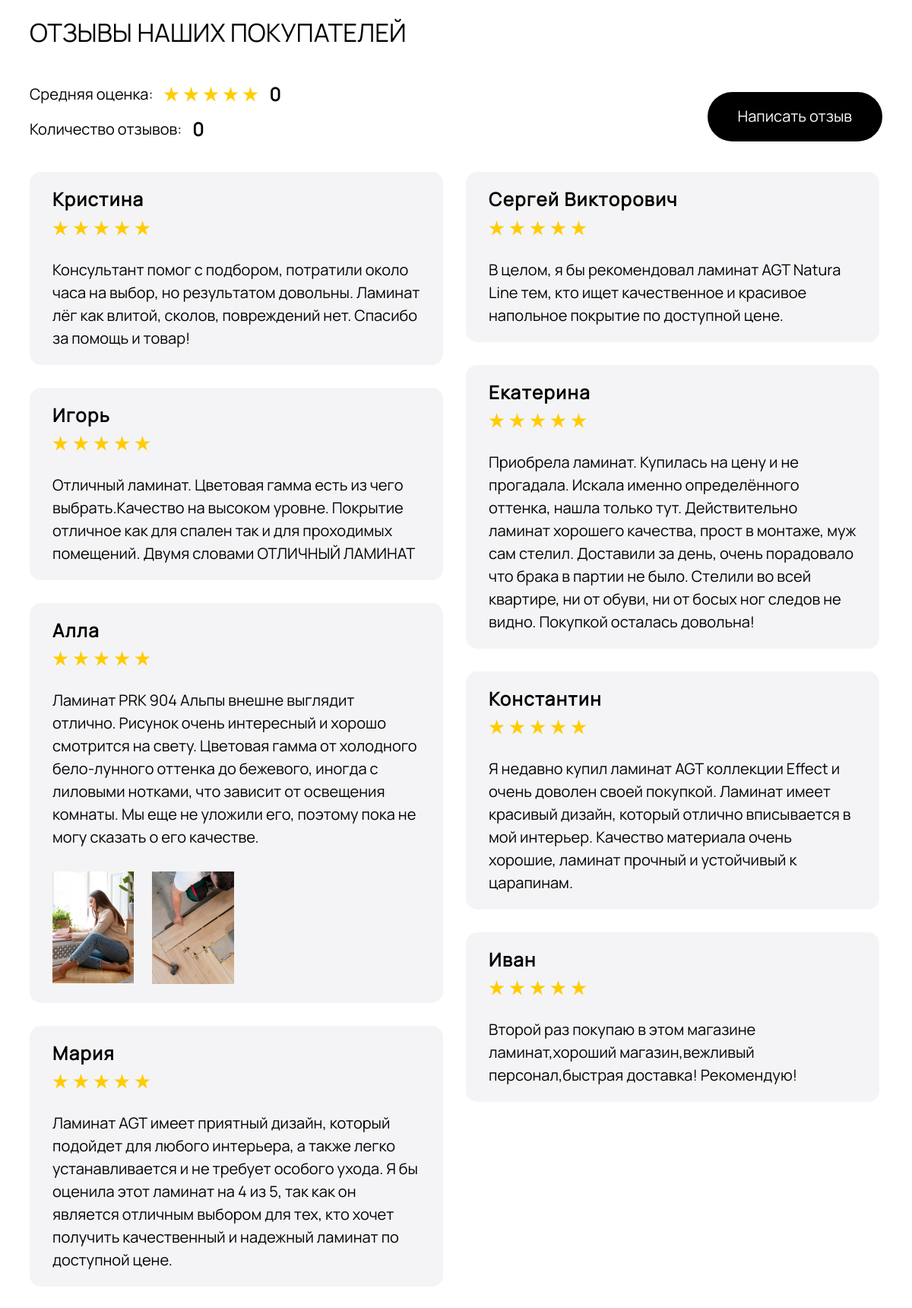
The page / on the database its author committed.
### tables this page shows
CREATE TABLE `users_reviews` (
  `id` int NOT NULL,
  `name` varchar(255) NOT NULL,
  `review` text NOT NULL,
  `rating` int NOT NULL,
  `files` text,
  `created_at` timestamp NOT NULL DEFAULT CURRENT_TIMESTAMP
);

### index.php (the view, shortened to what this page needs)
<!DOCTYPE html>
<html>
	<head>
		<link href="./css/styles.css" rel="stylesheet">
	</head>
	<body>
		<content>
			<main>
				<div id="titleBlock">
					<h2>Отзывы наших покупателей</h2>
				</div>
				<div id="reviewsContainer">
					<div id="reviewsInfo">
						<div id="ratingBlock">
							<span>Средняя оценка:</span>
							<div id="ratingContent">
								<div id="starsContainer">
									<svg xmlns="http://www.w3.org/2000/svg" viewBox="0 0 24 24" fill="#ffcc00">
										<path d="M19.467,23.316,12,17.828,4.533,23.316,7.4,14.453-.063,9H9.151L12,.122,14.849,9h9.213L16.6,14.453Z" />
									</svg>
									<svg xmlns="http://www.w3.org/2000/svg" viewBox="0 0 24 24" fill="#ffcc00">
										<path d="M19.467,23.316,12,17.828,4.533,23.316,7.4,14.453-.063,9H9.151L12,.122,14.849,9h9.213L16.6,14.453Z" />
									</svg>
									<svg xmlns="http://www.w3.org/2000/svg" viewBox="0 0 24 24" fill="#ffcc00">
										<path d="M19.467,23.316,12,17.828,4.533,23.316,7.4,14.453-.063,9H9.151L12,.122,14.849,9h9.213L16.6,14.453Z" />
									</svg>
									<svg xmlns="http://www.w3.org/2000/svg" viewBox="0 0 24 24" fill="#ffcc00">
										<path d="M19.467,23.316,12,17.828,4.533,23.316,7.4,14.453-.063,9H9.151L12,.122,14.849,9h9.213L16.6,14.453Z" />
									</svg>
									<svg xmlns="http://www.w3.org/2000/svg" viewBox="0 0 24 24" fill="#ffcc00">
										<path d="M19.467,23.316,12,17.828,4.533,23.316,7.4,14.453-.063,9H9.151L12,.122,14.849,9h9.213L16.6,14.453Z" />
									</svg>
								</div>
								<h3 id="averageRating">0</h3>
							</div>
						</div>
						<div id="quantity">
							<span id="reviewsCount">Количество отзывов:</span>
							<span id="reviewCountSpan">0</span>
						</div>
					</div>
					<button id="openModal">Написать отзыв</button>
				</div>
				<div id="reviews">
					<?php
						require 'connect.php';
						$sql = "SELECT name, review, rating, files FROM users_reviews";
						$result = $conn->query($sql);
						$reviews_html = '';
						if ($result->num_rows > 0) {
							while ($row = $result->fetch_assoc()) {
								$image_paths = explode(',', $row['files']);
								$stars_html = '';
								for ($i = 0; $i < 5; $i++) {
									if ($i < $row['rating']) {
										$stars_html .= '<svg xmlns="http://www.w3.org/2000/svg" viewBox="0 0 24 24" fill="#ffcc00">
											<path d="M19.467,23.316,12,17.828,4.533,23.316,7.4,14.453-.063,9H9.151L12,.122,14.849,9h9.213L16.6,14.453Z" />
										</svg>';
									} else {
										$stars_html .= '<svg xmlns="http://www.w3.org/2000/svg" viewBox="0 0 24 24" fill="#d3d3d3">
											<path d="M19.467,23.316,12,17.828,4.533,23.316,7.4,14.453-.063,9H9.151L12,.122,14.849,9h9.213L16.6,14.453Z" />
										</svg>';
									}
								}
								$reviews_html .= '
									<div class="review">
										<div class="name-review">
											<h4>' . htmlspecialchars($row['name']) . '</h4>
											<div class="stars-review">' . $stars_html . '</div>
										</div>
										<div class="text-review">
											<p>' . htmlspecialchars($row['review']) . '</p>
										</div>';
								if (!empty($image_paths) && count($image_paths) > 0 && !empty($image_paths[0])) {
									$i = 1;
									$reviews_html .= '<div class="imgs">';
									foreach ($image_paths as $image) {
										$image_path = "./../php/img/" . htmlspecialchars($image);
										$reviews_html .= '<div class="img-review"><img src="' . $image_path . '" alt="'.$i.'-е фото с отзывом"></div>';
										$i++;
									}
									$reviews_html .= '</div>';
								}
								$reviews_html .= '</div>';
							}
						} else {
							$reviews_html = '<p>Нет отзывов</p>';
						}
						echo $reviews_html;
					?>
				</div>
			</main>
		</content>
	</body>
</html>

### css/styles.css (style rules this page uses)
body { font-family: 'Manrope', sans-serif; margin: 0; padding: 0; }
#titleBlock h2 { margin: 30px 50px; font-size: 46px; font-weight: 600; line-height: 59.8px; text-transform: uppercase; }
#reviewsInfo { display: flex; flex-direction: column; gap: 12px; }
#ratingBlock { display: flex; align-items: center; gap: 14px; font-size: 21px; }
#ratingContent { display: flex; align-items: center; gap: 14px; }
#starsContainer { display: flex; gap: 5px; align-items: center; width: 125px; height: 20px; }
#starsContainer svg { width: 21px; height: 20px; fill: #ffcc00; }
#ratingBlock h3 { width: 40px; height: 36px; margin: 0; font-size: 26px; line-height: 36.4px; text-align: center; }
#quantity { display: flex; align-items: center; gap: 14px; font-size: 21px; line-height: 31.5px; }
#quantity #reviewCountSpan { font-size: 26px; font-weight: 600; line-height: 36.4px; }
#openModal { padding: 19px 40px 20px 40px; border-radius: 50px; font-family: 'Manrope', sans-serif; font-size: 21px; line-height: 31.5px; border: none; color: #fff; cursor: pointer; transition: all 0.3s ease; background-color: #000; white-space: nowrap; }
#reviewsContainer { display: flex; align-items: center; justify-content: space-between; padding: 30px 50px; }
#reviews { padding: 20px 49px; }
.review { width: calc(25% - 50px); background-color: #f4f4f6; border-radius: 15px; padding: 30px 40px; box-sizing: border-box; margin-bottom: 35px; }
.name-review { display: flex; flex-direction: column; flex-wrap: wrap; gap: 12px; }
.name-review h4 { margin: 0; font-size: 24px; line-height: 33.8px; letter-spacing: 1.5px; }
.stars-review { display: flex; gap: 6px; height: 20px; }
.text-review { font-size: 21px; line-height: 31.5px; margin-top: 20px; }
.text-review p { margin: 0; white-space: pre-wrap; }
.imgs { display: flex; flex-wrap: wrap; align-items: center; gap: 24px; margin-top: 35px; }
.img-review img { max-width: 200px; }
@media (max-width: 1280px) { #titleBlock h2 { margin: 20px 39px; font-size: 33px; font-weight: 500; line-height: 46.8px; } }
@media (max-width: 1280px) { #reviewsContainer { padding: 20px 39px; display: flex; align-items: flex-end; } }
@media (max-width: 1280px) { #ratingBlock { font-size: 20px; height: 34px; } }
@media (max-width: 1280px) { #ratingBlock h3 { width: auto; height: 34px; font-size: 24px; line-height: 33.6px; } }
@media (max-width: 1280px) { #quantity #reviewCountSpan { font-size: 24px; line-height: 33.6px; } }
@media (max-width: 1280px) { #reviewsCount { font-size: 20px; line-height: 30px; } }
@media (max-width: 1280px) { #openModal { font-size: 20px; padding: 17px 40px 18px 40px; line-height: 30px; } }
@media (max-width: 1280px) { #reviews { padding: 20px 39px; } }
@media (max-width: 1280px) { .review { padding: 20px 30px 20px 30px; margin-bottom: 30px; width: calc(50% - 56px); } }
@media (max-width: 1280px) { .name-review h4 { line-height: 31.2px; } }
@media (max-width: 1280px) { .stars-review svg { width: 21px; height: 20px; } }
@media (max-width: 1280px) { .text-review { font-size: 20px; line-height: 30px; margin-top: 30px; } }
@media (max-width: 1280px) { .imgs { margin-top: 30px; } }

### rows shown on the page
users_reviews: name "Кристина", rating 5 (drawn), review "Консультант помог с подбором, потратили около часа на выбор, но результатом довольны. Ламинат лёг как влитой, сколов, повреждений нет. Спасибо за помощь и товар!"
users_reviews: name "Сергей Викторович", rating 5 (drawn), review "В целом, я бы рекомендовал ламинат AGT Natura Line тем, кто ищет качественное и красивое напольное покрытие по доступной цене."
users_reviews: name "Екатерина", rating 5 (drawn), review "Приобрела ламинат. Купилась на цену и не прогадала. Искала именно определённого оттенка, нашла только тут. Действительно ламинат хорошего качества, прост в монтаже, муж сам стелил. Доставили за день, очень порадовало что брака в партии не было. Стелили во всей квартире, ни от обуви, ни от босых ног следов не видно. Покупкой осталась довольна!"
users_reviews: name "Игорь", rating 5 (drawn), review "Отличный ламинат. Цветовая гамма есть из чего выбрать.Качество на высоком уровне. Покрытие отличное как для спален так и для проходимых помещений. Двумя словами ОТЛИЧНЫЙ ЛАМИНАТ"
users_reviews: name "Алла", rating 5 (drawn), review "Ламинат PRK 904 Альпы внешне выглядит отлично. Рисунок очень интересный и хорошо смотрится на свету. Цветовая гамма от холодного бело-лунного оттенка до бежевого, иногда с лиловыми нотками, что зависит от освещения комнаты. Мы еще не уложили его, поэтому пока не могу сказать о его качестве."
users_reviews: name "Константин", rating 5 (drawn), review "Я недавно купил ламинат AGT коллекции Effect и очень доволен своей покупкой. Ламинат имеет красивый дизайн, который отлично вписывается в мой интерьер. Качество материала очень хорошие, ламинат прочный и устойчивый к царапинам."
users_reviews: name "Иван", rating 5 (drawn), review "Второй раз покупаю в этом магазине ламинат,хороший магазин,вежливый персонал,быстрая доставка! Рекомендую!"
users_reviews: name "Мария", rating 5 (drawn), review "Ламинат AGT имеет приятный дизайн, который подойдет для любого интерьера, а также легко устанавливается и не требует особого ухода. Я бы оценила этот ламинат на 4 из 5, так как он является отличным выбором для тех, кто хочет получить качественный и надежный ламинат по доступной цене."
